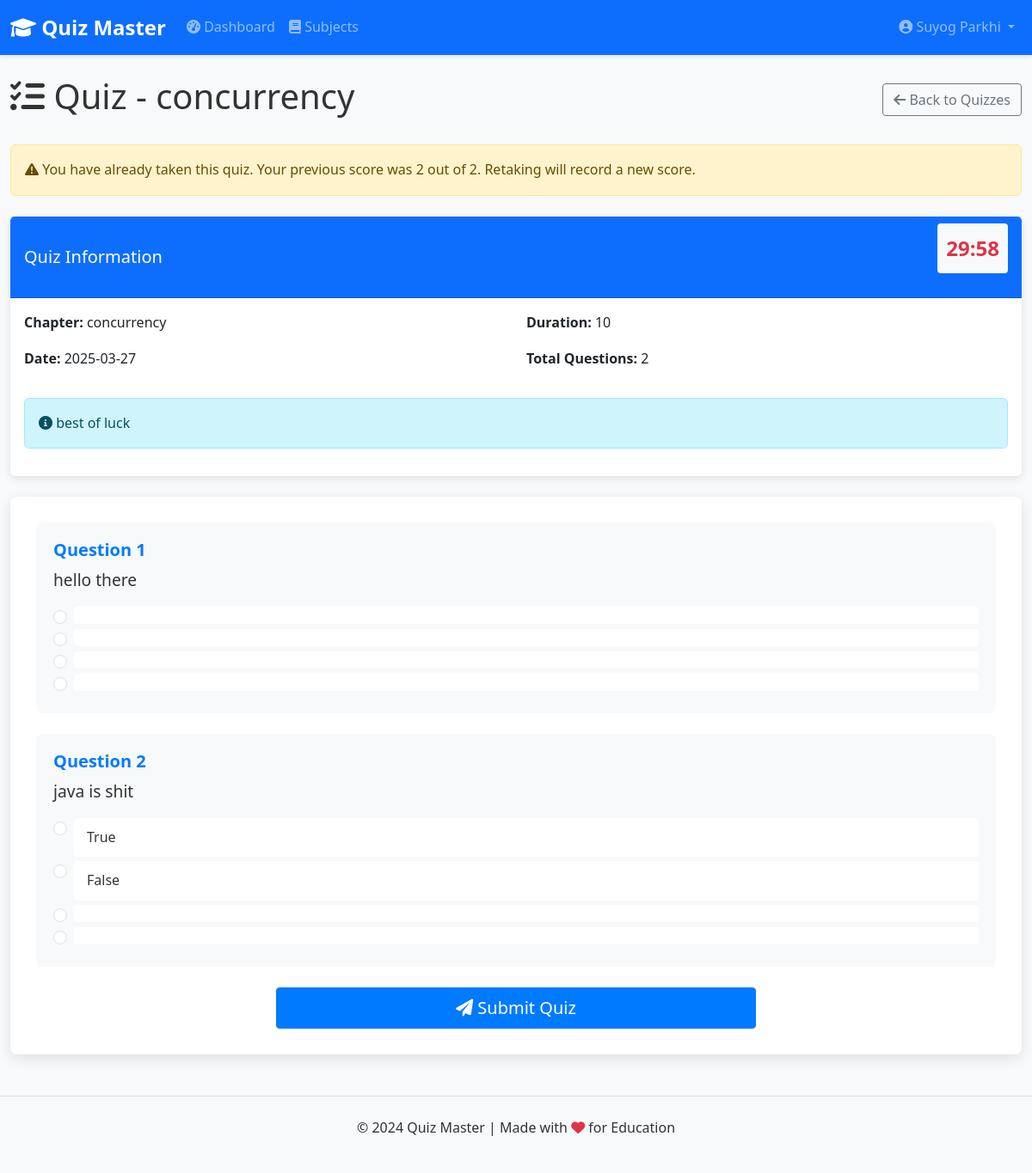
The app's page /user/quizzes/1 (signed in) with its own data.
### models/user.py (models this page shows, shortened)
class User(db.Model, UserMixin):
    __tablename__ = 'users'
    id = db.Column(db.Integer, primary_key=True)
    username = db.Column(db.String(100), unique=True, nullable=False)
    password = db.Column(db.String(200), nullable=False)
    full_name = db.Column(db.String(100), nullable=False)
    qualification = db.Column(db.String(100))
    dob = db.Column(db.Date)
    role = db.Column(db.String(10), default='user')
    scores = db.relationship('Score', backref='user', lazy=True)
    def is_admin(self):
        return self.role == 'admin'

### models/chapter.py (models this page shows, shortened)
class Chapter(db.Model):
    __tablename__ = 'chapters'
    id = db.Column(db.Integer, primary_key=True)
    name = db.Column(db.String(100), nullable=False)
    description = db.Column(db.Text)
    subject_id = db.Column(db.Integer, db.ForeignKey('subjects.id'), nullable=False)
    quizzes = db.relationship('Quiz', backref='chapter', lazy=True, cascade='all, delete-orphan')
    __table_args__ = (db.UniqueConstraint('name', 'subject_id', name='unique_chapter_per_subject'),)

### models/score.py (models this page shows, shortened)
class Score(db.Model):
    __tablename__ = 'scores'
    id = db.Column(db.Integer, primary_key=True)
    quiz_id = db.Column(db.Integer, db.ForeignKey('quizzes.id'), nullable=False)
    user_id = db.Column(db.Integer, db.ForeignKey('users.id'), nullable=False)
    time_stamp_of_attempt = db.Column(db.DateTime, default=datetime.utcnow)
    total_scored = db.Column(db.Integer, nullable=False)

### models/quiz.py (models this page shows, shortened)
class Quiz(db.Model):
    __tablename__ = 'quizzes'
    id = db.Column(db.Integer, primary_key=True)
    chapter_id = db.Column(db.Integer, db.ForeignKey('chapters.id'), nullable=False)
    date_of_quiz = db.Column(db.Date, nullable=False, default=datetime.utcnow)
    time_duration = db.Column(db.String(50), nullable=False)
    remarks = db.Column(db.Text)
    questions = db.relationship('Question', backref='quiz', lazy=True, cascade='all, delete-orphan')
    scores = db.relationship('Score', backref='quiz', lazy=True, cascade='all, delete-orphan')
    @property
    def total_questions(self):
        return len(self.questions)

### models/question.py (models this page shows, shortened)
class Question(db.Model):
    __tablename__ = 'questions'
    id = db.Column(db.Integer, primary_key=True)
    quiz_id = db.Column(db.Integer, db.ForeignKey('quizzes.id'), nullable=False)
    question_statement = db.Column(db.Text, nullable=False)
    option1 = db.Column(db.String(200), nullable=False)
    option2 = db.Column(db.String(200), nullable=False)
    option3 = db.Column(db.String(200), nullable=False)
    option4 = db.Column(db.String(200), nullable=False)
    correct_answer = db.Column(db.Integer, nullable=False)
    __table_args__ = (
        db.CheckConstraint('correct_answer BETWEEN 1 AND 4', name='check_correct_answer'),
    )

### controllers/user.py (the view)
@user_bp.route('/quizzes/<int:quiz_id>')
@login_required
def take_quiz(quiz_id):
    quiz = Quiz.query.get_or_404(quiz_id)
    questions = Question.query.filter_by(quiz_id=quiz_id).all()
    previous_attempt = Score.query.filter_by(quiz_id=quiz_id, user_id=current_user.id).first()
    return render_template('user/take_quiz.html',
                          quiz=quiz,
                          questions=questions,
                          previous_attempt=previous_attempt,
                          title=f'Quiz - {quiz.chapter.name}')

### templates/user/take_quiz.html (shortened to what this page needs)
{% extends 'layout.html' %}
{% block content %}
<div class="d-flex justify-content-between align-items-center mb-4">
    <h1 class="display-6">
        <i class="fas fa-tasks"></i> Quiz - {{ quiz.chapter.name }}
    </h1>
    <a href="{{ url_for('user.quizzes', chapter_id=quiz.chapter_id) }}" class="btn btn-outline-secondary">
        <i class="fas fa-arrow-left"></i> Back to Quizzes
    </a>
</div>
{% if previous_attempt %}
    <div class="alert alert-warning mb-4">
        <i class="fas fa-exclamation-triangle"></i> You have already taken this quiz. Your previous score was {{ previous_attempt.total_scored }} out of {{ quiz.total_questions }}. Retaking will record a new score.
    </div>
{% endif %}
<div class="card mb-4">
    <div class="card-header bg-primary text-white">
        <div class="d-flex justify-content-between align-items-center">
            <h5 class="mb-0">Quiz Information</h5>
            <div id="quiz-timer" class="quiz-timer">00:00</div>
        </div>
    </div>
    <div class="card-body">
        <div class="row">
            <div class="col-md-6">
                <p><strong>Chapter:</strong> {{ quiz.chapter.name }}</p>
                <p><strong>Date:</strong> {{ quiz.date_of_quiz.strftime('%Y-%m-%d') }}</p>
            </div>
            <div class="col-md-6">
                <p><strong>Duration:</strong> {{ quiz.time_duration }}</p>
                <p><strong>Total Questions:</strong> {{ quiz.total_questions }}</p>
            </div>
        </div>
        {% if quiz.remarks %}
            <div class="alert alert-info mt-3">
                <i class="fas fa-info-circle"></i> {{ quiz.remarks }}
            </div>
        {% endif %}
    </div>
</div>
<div id="quiz-container" class="quiz-container" data-duration="{{ quiz.time_duration }}">
    <form id="quiz-form" method="POST" action="{{ url_for('user.submit_quiz', quiz_id=quiz.id) }}">
        {% for question in questions %}
            <div class="question-card mb-4" data-question-id="{{ question.id }}">
                <h5 class="question-number">Question {{ loop.index }}</h5>
                <div class="question-text">{{ question.question_statement }}</div>
                <div class="options">
                    <div class="form-check">
                        <input class="form-check-input" type="radio" name="question_{{ question.id }}" id="q{{ question.id }}_option1" value="1">
                        <label class="option-label" for="q{{ question.id }}_option1">{{ question.option1 }}</label>
                    </div>
                    <div class="form-check">
                        <input class="form-check-input" type="radio" name="question_{{ question.id }}" id="q{{ question.id }}_option2" value="2">
                        <label class="option-label" for="q{{ question.id }}_option2">{{ question.option2 }}</label>
                    </div>
                    <div class="form-check">
                        <input class="form-check-input" type="radio" name="question_{{ question.id }}" id="q{{ question.id }}_option3" value="3">
                        <label class="option-label" for="q{{ question.id }}_option3">{{ question.option3 }}</label>
                    </div>
                    <div class="form-check">
                        <input class="form-check-input" type="radio" name="question_{{ question.id }}" id="q{{ question.id }}_option4" value="4">
                        <label class="option-label" for="q{{ question.id }}_option4">{{ question.option4 }}</label>
                    </div>
                </div>
            </div>
        {% endfor %}
        <div class="d-grid gap-2 col-md-6 mx-auto">
            <button type="submit" class="btn btn-primary btn-lg">
                <i class="fas fa-paper-plane"></i> Submit Quiz
            </button>
        </div>
    </form>
</div>
{% endblock %}

### templates/layout.html (shortened to what this page needs)
<!DOCTYPE html>
<html lang="en">
<head>
    <link href="https://cdn.jsdelivr.net/npm/bootstrap@5.3.0-alpha1/dist/css/bootstrap.min.css" rel="stylesheet">
    <link rel="stylesheet" href="https://cdnjs.cloudflare.com/ajax/libs/font-awesome/6.0.0-beta3/css/all.min.css">
    <link rel="stylesheet" href="{{ url_for('static', filename='css/styles.css') }}">
</head>
<body>
    <nav class="navbar navbar-expand-lg navbar-dark bg-primary">
        <div class="container">
            <a class="navbar-brand" href="{{ url_for('index') }}">
                <i class="fas fa-graduation-cap"></i> Quiz Master
            </a>
            <div class="collapse navbar-collapse" id="navbarNav">
                <ul class="navbar-nav me-auto">
                    {% if current_user.is_authenticated %}
                        {% if current_user.is_admin() %}
                            <li class="nav-item">
                                <a class="nav-link" href="{{ url_for('admin.dashboard') }}">
                                    <i class="fas fa-tachometer-alt"></i> Dashboard
                                </a>
                            </li>
                            <li class="nav-item">
                                <a class="nav-link" href="{{ url_for('admin.subjects') }}">
                                    <i class="fas fa-book"></i> Subjects
                                </a>
                            </li>
                        {% else %}
                            <li class="nav-item">
                                <a class="nav-link" href="{{ url_for('user.dashboard') }}">
                                    <i class="fas fa-tachometer-alt"></i> Dashboard
                                </a>
                            </li>
                            <li class="nav-item">
                                <a class="nav-link" href="{{ url_for('user.subjects') }}">
                                    <i class="fas fa-book"></i> Subjects
                                </a>
                            </li>
                        {% endif %}
                    {% endif %}
                </ul>
                <ul class="navbar-nav">
                    {% if current_user.is_authenticated %}
                        <li class="nav-item dropdown">
                            <a class="nav-link dropdown-toggle" href="#" id="navbarDropdown" role="button" data-bs-toggle="dropdown">
                                <i class="fas fa-user-circle"></i> {{ current_user.full_name }}
                            </a>
                        </li>
                    {% endif %}
                </ul>
            </div>
        </div>
    </nav>
    <div class="container mt-4">
        {% block content %}{% endblock %}
    </div>
    <footer class="bg-light py-4 mt-5">
        <div class="container text-center">
            <p>&copy; 2024 Quiz Master | Made with <i class="fas fa-heart text-danger"></i> for Education</p>
        </div>
    </footer>
</body>
</html>

### static/css/styles.css (style rules this page uses)
body { font-family: 'Segoe UI', Tahoma, Geneva, Verdana, sans-serif; line-height: 1.6; color: #333; background-color: #f8f9fa; }
.container { max-width: 1200px; }
.navbar { box-shadow: 0 2px 4px rgba(0, 0, 0, 0.1); }
.navbar-brand { font-weight: bold; font-size: 1.5rem; }
.card { margin-bottom: 20px; border: none; box-shadow: 0 3px 10px rgba(0, 0, 0, 0.1); transition: transform 0.3s; }
.card-header { font-weight: bold; background-color: #f8f9fa; }
.btn { border-radius: 4px; }
.btn-primary { background-color: #007bff; border-color: #007bff; }
.quiz-container { background-color: #fff; border-radius: 8px; padding: 30px; box-shadow: 0 5px 15px rgba(0, 0, 0, 0.1); }
.question-card { padding: 20px; margin-bottom: 20px; border-radius: 8px; background-color: #f8f9fa; }
.question-number { font-weight: bold; color: #007bff; }
.question-text { font-size: 1.2rem; margin-bottom: 15px; }
.option-label { display: block; padding: 10px 15px; margin-bottom: 5px; border-radius: 4px; background-color: #fff; cursor: pointer; transition: background-color 0.2s; }
footer { margin-top: 50px; padding: 20px 0; background-color: #f8f9fa; border-top: 1px solid #dee2e6; }
.quiz-timer { font-size: 1.5rem; font-weight: bold; color: #dc3545; text-align: center; padding: 10px; background-color: #f8f9fa; border-radius: 4px; margin-bottom: 20px; }

### records on screen
User: full_name "Suyog Parkhi"
Chapter: chapter.name "concurrency"
Score: total_scored "2"
Quiz: date_of_quiz "2025-03-27", time_duration "10", remarks "best of luck"
Question: question_statement "hello there"
Question: question_statement "java is shit", option1 "True", option2 "False"

### other values on screen
{{ quiz.total_questions }} "2"
